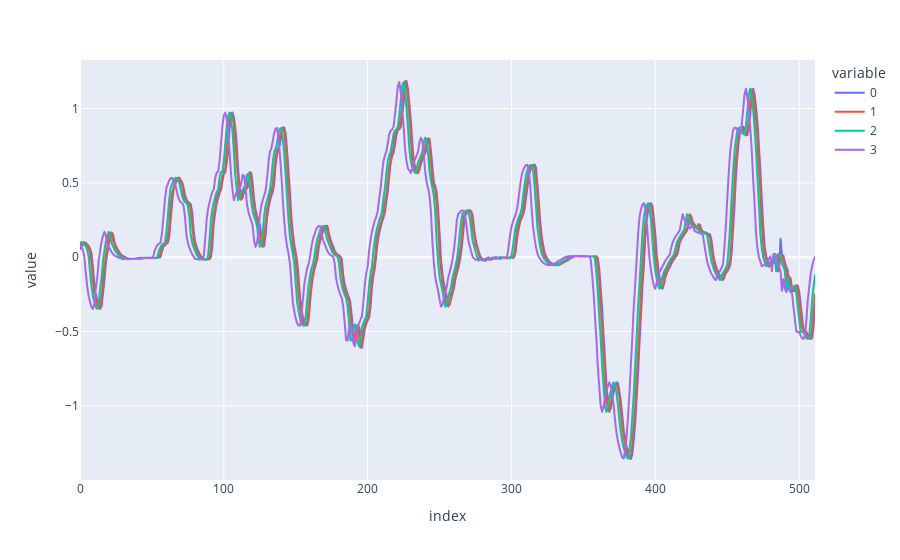

The notebook cell saved with this chart:
### Code cell
px.line(y[:512])

### Figure 1 — Plotly figure (JSON) as saved in the notebook; plotly's stock layout.template omitted (floating-point values rounded to 4 significant figures; data arrays with more than 128 entries replaced by an {"elided": "..."} marker saying what was removed)
{"data": [{"hovertemplate": "variable=0<br>index=%{x}<br>value=%{y}<extra></extra>", "legendgroup": "0", "line": {"color": "#636efa", "dash": "solid"}, "marker": {"symbol": "circle"}, "mode": "lines", "name": "0", "showlegend": true, "type": "scattergl", "x": {"elided": "512 int values"}, "xaxis": "x", "y": {"elided": "512 float values"}, "yaxis": "y"}, {"hovertemplate": "variable=1<br>index=%{x}<br>value=%{y}<extra></extra>", "legendgroup": "1", "line": {"color": "#EF553B", "dash": "solid"}, "marker": {"symbol": "circle"}, "mode": "lines", "name": "1", "showlegend": true, "type": "scattergl", "x": {"elided": "512 int values"}, "xaxis": "x", "y": {"elided": "512 float values"}, "yaxis": "y"}, {"hovertemplate": "variable=2<br>index=%{x}<br>value=%{y}<extra></extra>", "legendgroup": "2", "line": {"color": "#00cc96", "dash": "solid"}, "marker": {"symbol": "circle"}, "mode": "lines", "name": "2", "showlegend": true, "type": "scattergl", "x": {"elided": "512 int values"}, "xaxis": "x", "y": {"elided": "512 float values"}, "yaxis": "y"}, {"hovertemplate": "variable=3<br>index=%{x}<br>value=%{y}<extra></extra>", "legendgroup": "3", "line": {"color": "#ab63fa", "dash": "solid"}, "marker": {"symbol": "circle"}, "mode": "lines", "name": "3", "showlegend": true, "type": "scattergl", "x": {"elided": "512 int values"}, "xaxis": "x", "y": {"elided": "512 float values"}, "yaxis": "y"}], "layout": {"legend": {"title": {"text": "variable"}, "tracegroupgap": 0}, "margin": {"t": 60}, "xaxis": {"anchor": "y", "domain": [0, 1], "title": {"text": "index"}}, "yaxis": {"anchor": "x", "domain": [0, 1], "title": {"text": "value"}}}}
